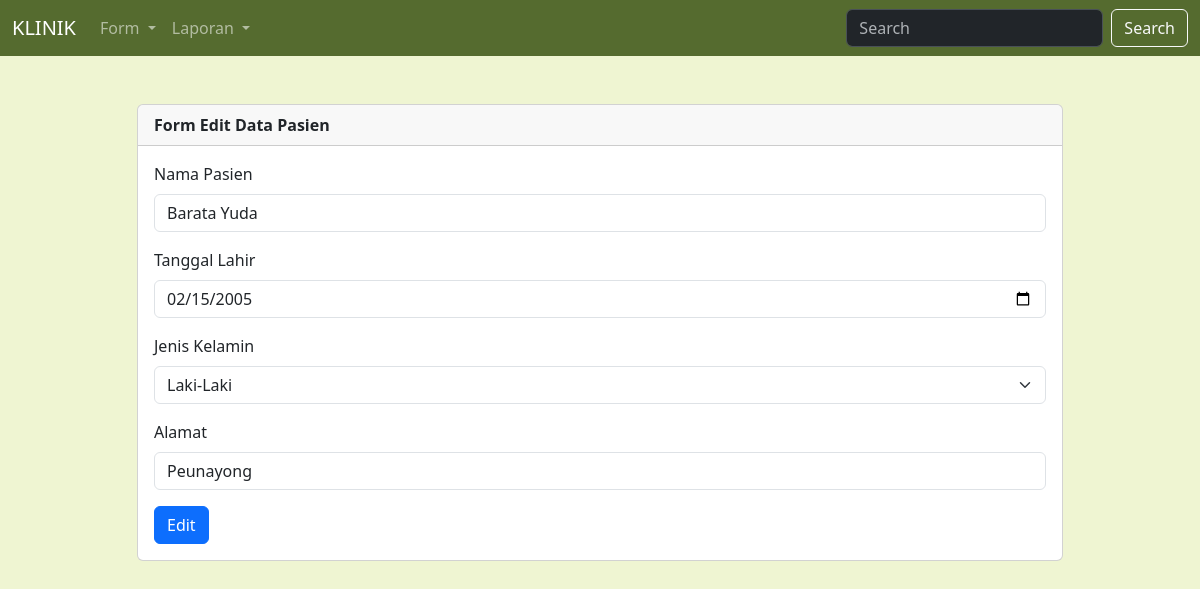
The app's page /pasien/edit.php?id=5 with its own data.
### tables this page shows
CREATE TABLE `pasien` (
  `pasienKlinik_ID` int(11) NOT NULL,
  `Nama_pasienKlinik` varchar(100) NOT NULL,
  `Tanggal_LahirPasien` date NOT NULL,
  `Jenis_KelaminPasien` varchar(20) NOT NULL,
  `Alamat_Pasien` varchar(100) NOT NULL
);

### pasien/edit.php (the view, shortened to what this page needs)
<?php
include("../koneksi.php");
$id = $_GET["id"];
$qry = mysqli_query($koneksi,"SELECT * FROM pasien WHERE pasienKlinik_ID = '$id'");
$row = mysqli_fetch_array($qry);
$nama = $row["Nama_pasienKlinik"];
$tgl_lahir = $row["Tanggal_LahirPasien"];
$jk = $row["Jenis_KelaminPasien"];
$alamat = $row["Alamat_Pasien"];
?>
<!DOCTYPE html>
<html lang="en">
<head>
    <link href="https://cdn.jsdelivr.net/npm/bootstrap@5.3.8/dist/css/bootstrap.min.css" rel="stylesheet"
>
</head>
<body style="background-color: #EFF5D2;">
    <?php
    include('../navbar.php');
    ?>
    <div class="container">
        <div class="row">
            <div class="col-10 m-auto mt-5">
                <div class="card">
                    <div class="card-header">
                        <b>Form Edit Data Pasien</b>
                    </div>
                    <div class="card-body">
                        <form method="post" action="proses_edit.php">
                            <div class="mb-3">
                                <label for="exampleInputEmail1" class="form-label">Nama Pasien</label>
                                <input name="nama" value="<?=$nama?>" placeholder="Masukkan nama Lengkap" type="text" class="form-control" id="exampleInputEmail1"
                                    aria-describedby="emailHelp">
                            </div>
                            <div class="mb-3">
                                <label for="exampleInputPassword1" class="form-label">Tanggal Lahir</label>
                                <input value="<?=$tgl_lahir?>" name="tgl" type="date" class="form-control" id="exampleInputPassword1">
                            </div>
                            <div class="mb-3">
                                <label for="exampleInputPassword1" class="form-label">Jenis Kelamin</label>
                                <select name="jk" class="form-select" aria-label="Default select example">
                                    <option value="Laki-Laki" <?=($jk=="Laki-Laki") ? 'selected' : ''?>>Laki-Laki</option>
                                </select>
                            </div>
                            <div class="mb-3">
                                <label for="exampleInputPassword1" class="form-label">Alamat</label>
                                <input name="alamat" value="<?=$alamat?>" type="text" placeholder="Masukkan Alamat Lengkap" class="form-control" id="exampleInputPassword1">
                            </div>
                            <button type="submit" class="btn btn-primary">Edit</button>
                        </form>
                    </div>
                </div>
            </div>
        </div>
    </div>
</body>
</html>

### records on screen
pasien: nama "Barata Yuda", tgl "02/15/2005", jk "Laki-Laki", alamat "Peunayong"
